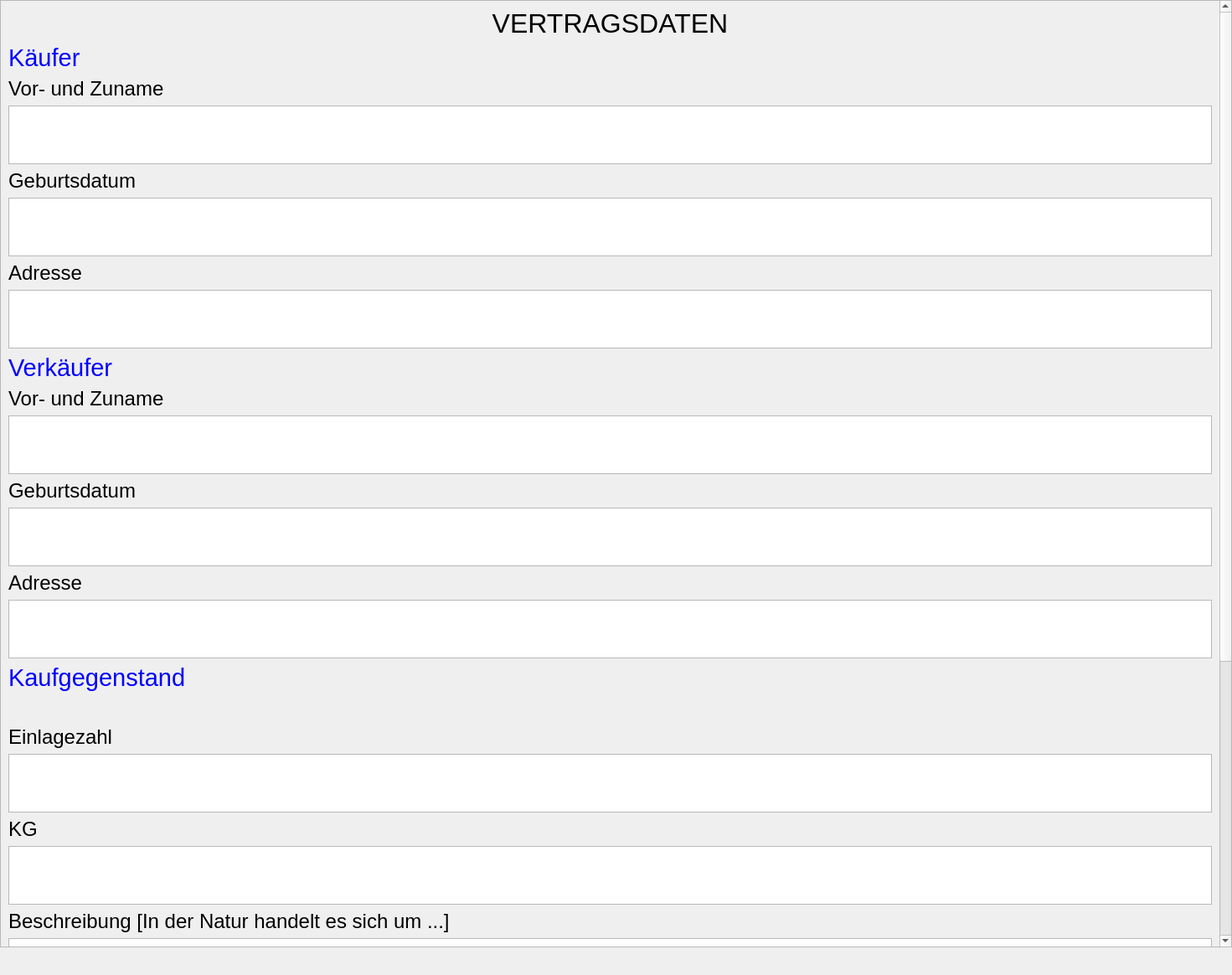
<?xml version="1.0" encoding="UTF-8"?>
<ui version="4.0">
 <class>Form</class>
 <widget class="QWidget" name="Form">
  <property name="geometry">
   <rect>
    <x>0</x>
    <y>0</y>
    <width>1471</width>
    <height>1164</height>
   </rect>
  </property>
  <property name="font">
   <font>
    <pointsize>18</pointsize>
   </font>
  </property>
  <property name="windowTitle">
   <string>Form</string>
  </property>
  <widget class="QScrollArea" name="scrollArea">
   <property name="geometry">
    <rect>
     <x>0</x>
     <y>0</y>
     <width>1471</width>
     <height>1131</height>
    </rect>
   </property>
   <property name="sizePolicy">
    <sizepolicy hsizetype="MinimumExpanding" vsizetype="MinimumExpanding">
     <horstretch>0</horstretch>
     <verstretch>0</verstretch>
    </sizepolicy>
   </property>
   <property name="widgetResizable">
    <bool>true</bool>
   </property>
   <widget class="QWidget" name="scrollAreaWidgetContents">
    <property name="geometry">
     <rect>
      <x>0</x>
      <y>-534</y>
      <width>1452</width>
      <height>1663</height>
     </rect>
    </property>
    <layout class="QVBoxLayout" name="verticalLayout">
     <item>
      <widget class="QLabel" name="label_17">
       <property name="font">
        <font>
         <pointsize>24</pointsize>
        </font>
       </property>
       <property name="text">
        <string>VERTRAGSDATEN</string>
       </property>
       <property name="alignment">
        <set>Qt::AlignmentFlag::AlignCenter</set>
       </property>
      </widget>
     </item>
     <item>
      <widget class="QLabel" name="label_9">
       <property name="font">
        <font>
         <pointsize>22</pointsize>
        </font>
       </property>
       <property name="styleSheet">
        <string notr="true">color: blue;</string>
       </property>
       <property name="text">
        <string>Käufer</string>
       </property>
      </widget>
     </item>
     <item>
      <widget class="QLabel" name="label">
       <property name="font">
        <font>
         <pointsize>18</pointsize>
        </font>
       </property>
       <property name="text">
        <string>Vor- und Zuname</string>
       </property>
      </widget>
     </item>
     <item>
      <widget class="QTextEdit" name="textEdit">
       <property name="font">
        <font>
         <pointsize>20</pointsize>
        </font>
       </property>
       <property name="html">
        <string>&lt;!DOCTYPE HTML PUBLIC &quot;-//W3C//DTD HTML 4.0//EN&quot; &quot;http://www.w3.org/TR/REC-html40/strict.dtd&quot;&gt;
&lt;html&gt;&lt;head&gt;&lt;meta name=&quot;qrichtext&quot; content=&quot;1&quot; /&gt;&lt;meta charset=&quot;utf-8&quot; /&gt;&lt;style type=&quot;text/css&quot;&gt;
p, li { white-space: pre-wrap; }
hr { height: 1px; border-width: 0; }
li.unchecked::marker { content: &quot;\2610&quot;; }
li.checked::marker { content: &quot;\2612&quot;; }
&lt;/style&gt;&lt;/head&gt;&lt;body style=&quot; font-family:'Segoe UI'; font-size:20pt; font-weight:400; font-style:normal;&quot;&gt;
&lt;p align=&quot;center&quot; style=&quot;-qt-paragraph-type:empty; margin-top:0px; margin-bottom:0px; margin-left:0px; margin-right:0px; -qt-block-indent:0; text-indent:0px; font-size:14pt;&quot;&gt;&lt;br /&gt;&lt;/p&gt;&lt;/body&gt;&lt;/html&gt;</string>
       </property>
      </widget>
     </item>
     <item>
      <widget class="QLabel" name="label_2">
       <property name="font">
        <font>
         <pointsize>18</pointsize>
        </font>
       </property>
       <property name="text">
        <string>Geburtsdatum</string>
       </property>
      </widget>
     </item>
     <item>
      <widget class="QTextEdit" name="textEdit_2">
       <property name="font">
        <font>
         <pointsize>20</pointsize>
        </font>
       </property>
       <property name="html">
        <string>&lt;!DOCTYPE HTML PUBLIC &quot;-//W3C//DTD HTML 4.0//EN&quot; &quot;http://www.w3.org/TR/REC-html40/strict.dtd&quot;&gt;
&lt;html&gt;&lt;head&gt;&lt;meta name=&quot;qrichtext&quot; content=&quot;1&quot; /&gt;&lt;meta charset=&quot;utf-8&quot; /&gt;&lt;style type=&quot;text/css&quot;&gt;
p, li { white-space: pre-wrap; }
hr { height: 1px; border-width: 0; }
li.unchecked::marker { content: &quot;\2610&quot;; }
li.checked::marker { content: &quot;\2612&quot;; }
&lt;/style&gt;&lt;/head&gt;&lt;body style=&quot; font-family:'Segoe UI'; font-size:20pt; font-weight:400; font-style:normal;&quot;&gt;
&lt;p align=&quot;center&quot; style=&quot;-qt-paragraph-type:empty; margin-top:0px; margin-bottom:0px; margin-left:0px; margin-right:0px; -qt-block-indent:0; text-indent:0px; font-size:9pt;&quot;&gt;&lt;br /&gt;&lt;/p&gt;&lt;/body&gt;&lt;/html&gt;</string>
       </property>
      </widget>
     </item>
     <item>
      <widget class="QLabel" name="label_3">
       <property name="font">
        <font>
         <pointsize>18</pointsize>
        </font>
       </property>
       <property name="text">
        <string>Adresse</string>
       </property>
      </widget>
     </item>
     <item>
      <widget class="QTextEdit" name="textEdit_3">
       <property name="font">
        <font>
         <pointsize>20</pointsize>
        </font>
       </property>
       <property name="html">
        <string>&lt;!DOCTYPE HTML PUBLIC &quot;-//W3C//DTD HTML 4.0//EN&quot; &quot;http://www.w3.org/TR/REC-html40/strict.dtd&quot;&gt;
&lt;html&gt;&lt;head&gt;&lt;meta name=&quot;qrichtext&quot; content=&quot;1&quot; /&gt;&lt;meta charset=&quot;utf-8&quot; /&gt;&lt;style type=&quot;text/css&quot;&gt;
p, li { white-space: pre-wrap; }
hr { height: 1px; border-width: 0; }
li.unchecked::marker { content: &quot;\2610&quot;; }
li.checked::marker { content: &quot;\2612&quot;; }
&lt;/style&gt;&lt;/head&gt;&lt;body style=&quot; font-family:'Segoe UI'; font-size:20pt; font-weight:400; font-style:normal;&quot;&gt;
&lt;p align=&quot;center&quot; style=&quot;-qt-paragraph-type:empty; margin-top:0px; margin-bottom:0px; margin-left:0px; margin-right:0px; -qt-block-indent:0; text-indent:0px; font-size:9pt;&quot;&gt;&lt;br /&gt;&lt;/p&gt;&lt;/body&gt;&lt;/html&gt;</string>
       </property>
      </widget>
     </item>
     <item>
      <widget class="QLabel" name="label_10">
       <property name="font">
        <font>
         <pointsize>22</pointsize>
        </font>
       </property>
       <property name="styleSheet">
        <string notr="true">color: blue;</string>
       </property>
       <property name="text">
        <string>Verkäufer</string>
       </property>
      </widget>
     </item>
     <item>
      <widget class="QLabel" name="label_4">
       <property name="font">
        <font>
         <pointsize>18</pointsize>
        </font>
       </property>
       <property name="text">
        <string>Vor- und Zuname</string>
       </property>
      </widget>
     </item>
     <item>
      <widget class="QTextEdit" name="textEdit_4">
       <property name="font">
        <font>
         <pointsize>20</pointsize>
        </font>
       </property>
       <property name="html">
        <string>&lt;!DOCTYPE HTML PUBLIC &quot;-//W3C//DTD HTML 4.0//EN&quot; &quot;http://www.w3.org/TR/REC-html40/strict.dtd&quot;&gt;
&lt;html&gt;&lt;head&gt;&lt;meta name=&quot;qrichtext&quot; content=&quot;1&quot; /&gt;&lt;meta charset=&quot;utf-8&quot; /&gt;&lt;style type=&quot;text/css&quot;&gt;
p, li { white-space: pre-wrap; }
hr { height: 1px; border-width: 0; }
li.unchecked::marker { content: &quot;\2610&quot;; }
li.checked::marker { content: &quot;\2612&quot;; }
&lt;/style&gt;&lt;/head&gt;&lt;body style=&quot; font-family:'Segoe UI'; font-size:20pt; font-weight:400; font-style:normal;&quot;&gt;
&lt;p align=&quot;center&quot; style=&quot;-qt-paragraph-type:empty; margin-top:0px; margin-bottom:0px; margin-left:0px; margin-right:0px; -qt-block-indent:0; text-indent:0px; font-size:22pt;&quot;&gt;&lt;br /&gt;&lt;/p&gt;&lt;/body&gt;&lt;/html&gt;</string>
       </property>
      </widget>
     </item>
     <item>
      <widget class="QLabel" name="label_7">
       <property name="font">
        <font>
         <pointsize>18</pointsize>
        </font>
       </property>
       <property name="text">
        <string>Geburtsdatum</string>
       </property>
      </widget>
     </item>
     <item>
      <widget class="QTextEdit" name="textEdit_6">
       <property name="font">
        <font>
         <pointsize>20</pointsize>
        </font>
       </property>
       <property name="html">
        <string>&lt;!DOCTYPE HTML PUBLIC &quot;-//W3C//DTD HTML 4.0//EN&quot; &quot;http://www.w3.org/TR/REC-html40/strict.dtd&quot;&gt;
&lt;html&gt;&lt;head&gt;&lt;meta name=&quot;qrichtext&quot; content=&quot;1&quot; /&gt;&lt;meta charset=&quot;utf-8&quot; /&gt;&lt;style type=&quot;text/css&quot;&gt;
p, li { white-space: pre-wrap; }
hr { height: 1px; border-width: 0; }
li.unchecked::marker { content: &quot;\2610&quot;; }
li.checked::marker { content: &quot;\2612&quot;; }
&lt;/style&gt;&lt;/head&gt;&lt;body style=&quot; font-family:'Segoe UI'; font-size:20pt; font-weight:400; font-style:normal;&quot;&gt;
&lt;p align=&quot;center&quot; style=&quot;-qt-paragraph-type:empty; margin-top:0px; margin-bottom:0px; margin-left:0px; margin-right:0px; -qt-block-indent:0; text-indent:0px;&quot;&gt;&lt;br /&gt;&lt;/p&gt;&lt;/body&gt;&lt;/html&gt;</string>
       </property>
      </widget>
     </item>
     <item>
      <widget class="QLabel" name="label_8">
       <property name="font">
        <font>
         <pointsize>18</pointsize>
        </font>
       </property>
       <property name="text">
        <string>Adresse</string>
       </property>
      </widget>
     </item>
     <item>
      <widget class="QTextEdit" name="textEdit_8">
       <property name="font">
        <font>
         <pointsize>20</pointsize>
        </font>
       </property>
       <property name="html">
        <string>&lt;!DOCTYPE HTML PUBLIC &quot;-//W3C//DTD HTML 4.0//EN&quot; &quot;http://www.w3.org/TR/REC-html40/strict.dtd&quot;&gt;
&lt;html&gt;&lt;head&gt;&lt;meta name=&quot;qrichtext&quot; content=&quot;1&quot; /&gt;&lt;meta charset=&quot;utf-8&quot; /&gt;&lt;style type=&quot;text/css&quot;&gt;
p, li { white-space: pre-wrap; }
hr { height: 1px; border-width: 0; }
li.unchecked::marker { content: &quot;\2610&quot;; }
li.checked::marker { content: &quot;\2612&quot;; }
&lt;/style&gt;&lt;/head&gt;&lt;body style=&quot; font-family:'Segoe UI'; font-size:20pt; font-weight:400; font-style:normal;&quot;&gt;
&lt;p align=&quot;center&quot; style=&quot;-qt-paragraph-type:empty; margin-top:0px; margin-bottom:0px; margin-left:0px; margin-right:0px; -qt-block-indent:0; text-indent:0px;&quot;&gt;&lt;br /&gt;&lt;/p&gt;&lt;/body&gt;&lt;/html&gt;</string>
       </property>
      </widget>
     </item>
     <item>
      <widget class="QLabel" name="label_11">
       <property name="font">
        <font>
         <pointsize>22</pointsize>
        </font>
       </property>
       <property name="styleSheet">
        <string notr="true">color: blue;</string>
       </property>
       <property name="text">
        <string>Kaufgegenstand</string>
       </property>
      </widget>
     </item>
     <item>
      <widget class="QLabel" name="label_5">
       <property name="text">
        <string/>
       </property>
      </widget>
     </item>
     <item>
      <widget class="QLabel" name="label_12">
       <property name="font">
        <font>
         <pointsize>18</pointsize>
        </font>
       </property>
       <property name="text">
        <string>Einlagezahl</string>
       </property>
      </widget>
     </item>
     <item>
      <widget class="QTextEdit" name="textEdit_5">
       <property name="font">
        <font>
         <pointsize>20</pointsize>
        </font>
       </property>
       <property name="html">
        <string>&lt;!DOCTYPE HTML PUBLIC &quot;-//W3C//DTD HTML 4.0//EN&quot; &quot;http://www.w3.org/TR/REC-html40/strict.dtd&quot;&gt;
&lt;html&gt;&lt;head&gt;&lt;meta name=&quot;qrichtext&quot; content=&quot;1&quot; /&gt;&lt;meta charset=&quot;utf-8&quot; /&gt;&lt;style type=&quot;text/css&quot;&gt;
p, li { white-space: pre-wrap; }
hr { height: 1px; border-width: 0; }
li.unchecked::marker { content: &quot;\2610&quot;; }
li.checked::marker { content: &quot;\2612&quot;; }
&lt;/style&gt;&lt;/head&gt;&lt;body style=&quot; font-family:'Segoe UI'; font-size:20pt; font-weight:400; font-style:normal;&quot;&gt;
&lt;p align=&quot;center&quot; style=&quot;-qt-paragraph-type:empty; margin-top:0px; margin-bottom:0px; margin-left:0px; margin-right:0px; -qt-block-indent:0; text-indent:0px;&quot;&gt;&lt;br /&gt;&lt;/p&gt;&lt;/body&gt;&lt;/html&gt;</string>
       </property>
      </widget>
     </item>
     <item>
      <widget class="QLabel" name="label_13">
       <property name="font">
        <font>
         <pointsize>18</pointsize>
        </font>
       </property>
       <property name="text">
        <string>KG</string>
       </property>
      </widget>
     </item>
     <item>
      <widget class="QTextEdit" name="textEdit_9">
       <property name="font">
        <font>
         <pointsize>20</pointsize>
        </font>
       </property>
       <property name="html">
        <string>&lt;!DOCTYPE HTML PUBLIC &quot;-//W3C//DTD HTML 4.0//EN&quot; &quot;http://www.w3.org/TR/REC-html40/strict.dtd&quot;&gt;
&lt;html&gt;&lt;head&gt;&lt;meta name=&quot;qrichtext&quot; content=&quot;1&quot; /&gt;&lt;meta charset=&quot;utf-8&quot; /&gt;&lt;style type=&quot;text/css&quot;&gt;
p, li { white-space: pre-wrap; }
hr { height: 1px; border-width: 0; }
li.unchecked::marker { content: &quot;\2610&quot;; }
li.checked::marker { content: &quot;\2612&quot;; }
&lt;/style&gt;&lt;/head&gt;&lt;body style=&quot; font-family:'Segoe UI'; font-size:20pt; font-weight:400; font-style:normal;&quot;&gt;
&lt;p align=&quot;center&quot; style=&quot;-qt-paragraph-type:empty; margin-top:0px; margin-bottom:0px; margin-left:0px; margin-right:0px; -qt-block-indent:0; text-indent:0px;&quot;&gt;&lt;br /&gt;&lt;/p&gt;&lt;/body&gt;&lt;/html&gt;</string>
       </property>
      </widget>
     </item>
     <item>
      <widget class="QLabel" name="label_6">
       <property name="font">
        <font>
         <pointsize>18</pointsize>
        </font>
       </property>
       <property name="text">
        <string>Beschreibung [In der Natur handelt es sich um ...]</string>
       </property>
      </widget>
     </item>
     <item>
      <widget class="QTextEdit" name="textEdit_7">
       <property name="font">
        <font>
         <pointsize>20</pointsize>
        </font>
       </property>
       <property name="html">
        <string>&lt;!DOCTYPE HTML PUBLIC &quot;-//W3C//DTD HTML 4.0//EN&quot; &quot;http://www.w3.org/TR/REC-html40/strict.dtd&quot;&gt;
&lt;html&gt;&lt;head&gt;&lt;meta name=&quot;qrichtext&quot; content=&quot;1&quot; /&gt;&lt;meta charset=&quot;utf-8&quot; /&gt;&lt;style type=&quot;text/css&quot;&gt;
p, li { white-space: pre-wrap; }
hr { height: 1px; border-width: 0; }
li.unchecked::marker { content: &quot;\2610&quot;; }
li.checked::marker { content: &quot;\2612&quot;; }
&lt;/style&gt;&lt;/head&gt;&lt;body style=&quot; font-family:'Segoe UI'; font-size:20pt; font-weight:400; font-style:normal;&quot;&gt;
&lt;p align=&quot;center&quot; style=&quot;-qt-paragraph-type:empty; margin-top:0px; margin-bottom:0px; margin-left:0px; margin-right:0px; -qt-block-indent:0; text-indent:0px;&quot;&gt;&lt;br /&gt;&lt;/p&gt;&lt;/body&gt;&lt;/html&gt;</string>
       </property>
      </widget>
     </item>
     <item>
      <widget class="QLabel" name="label_18">
       <property name="text">
        <string>Widmung</string>
       </property>
      </widget>
     </item>
     <item>
      <widget class="QTextEdit" name="textEdit_10">
       <property name="font">
        <font>
         <pointsize>20</pointsize>
        </font>
       </property>
       <property name="html">
        <string>&lt;!DOCTYPE HTML PUBLIC &quot;-//W3C//DTD HTML 4.0//EN&quot; &quot;http://www.w3.org/TR/REC-html40/strict.dtd&quot;&gt;
&lt;html&gt;&lt;head&gt;&lt;meta name=&quot;qrichtext&quot; content=&quot;1&quot; /&gt;&lt;meta charset=&quot;utf-8&quot; /&gt;&lt;style type=&quot;text/css&quot;&gt;
p, li { white-space: pre-wrap; }
hr { height: 1px; border-width: 0; }
li.unchecked::marker { content: &quot;\2610&quot;; }
li.checked::marker { content: &quot;\2612&quot;; }
&lt;/style&gt;&lt;/head&gt;&lt;body style=&quot; font-family:'Segoe UI'; font-size:20pt; font-weight:400; font-style:normal;&quot;&gt;
&lt;p align=&quot;center&quot; style=&quot;-qt-paragraph-type:empty; margin-top:0px; margin-bottom:0px; margin-left:0px; margin-right:0px; -qt-block-indent:0; text-indent:0px;&quot;&gt;&lt;br /&gt;&lt;/p&gt;&lt;/body&gt;&lt;/html&gt;</string>
       </property>
      </widget>
     </item>
     <item>
      <widget class="QLabel" name="label_16">
       <property name="font">
        <font>
         <pointsize>18</pointsize>
        </font>
       </property>
       <property name="text">
        <string>Kaufpreis</string>
       </property>
      </widget>
     </item>
     <item>
      <widget class="QTextEdit" name="textEdit_11">
       <property name="font">
        <font>
         <pointsize>20</pointsize>
        </font>
       </property>
       <property name="html">
        <string>&lt;!DOCTYPE HTML PUBLIC &quot;-//W3C//DTD HTML 4.0//EN&quot; &quot;http://www.w3.org/TR/REC-html40/strict.dtd&quot;&gt;
&lt;html&gt;&lt;head&gt;&lt;meta name=&quot;qrichtext&quot; content=&quot;1&quot; /&gt;&lt;meta charset=&quot;utf-8&quot; /&gt;&lt;style type=&quot;text/css&quot;&gt;
p, li { white-space: pre-wrap; }
hr { height: 1px; border-width: 0; }
li.unchecked::marker { content: &quot;\2610&quot;; }
li.checked::marker { content: &quot;\2612&quot;; }
&lt;/style&gt;&lt;/head&gt;&lt;body style=&quot; font-family:'Segoe UI'; font-size:20pt; font-weight:400; font-style:normal;&quot;&gt;
&lt;p align=&quot;center&quot; style=&quot;-qt-paragraph-type:empty; margin-top:0px; margin-bottom:0px; margin-left:0px; margin-right:0px; -qt-block-indent:0; text-indent:0px;&quot;&gt;&lt;br /&gt;&lt;/p&gt;&lt;/body&gt;&lt;/html&gt;</string>
       </property>
      </widget>
     </item>
     <item>
      <widget class="QLabel" name="label_15">
       <property name="text">
        <string/>
       </property>
      </widget>
     </item>
     <item>
      <widget class="QLabel" name="label_14">
       <property name="font">
        <font>
         <pointsize>18</pointsize>
        </font>
       </property>
       <property name="text">
        <string>Übergabetag [... am ...]</string>
       </property>
      </widget>
     </item>
     <item>
      <widget class="QTextEdit" name="textEdit_13">
       <property name="font">
        <font>
         <pointsize>20</pointsize>
        </font>
       </property>
       <property name="html">
        <string>&lt;!DOCTYPE HTML PUBLIC &quot;-//W3C//DTD HTML 4.0//EN&quot; &quot;http://www.w3.org/TR/REC-html40/strict.dtd&quot;&gt;
&lt;html&gt;&lt;head&gt;&lt;meta name=&quot;qrichtext&quot; content=&quot;1&quot; /&gt;&lt;meta charset=&quot;utf-8&quot; /&gt;&lt;style type=&quot;text/css&quot;&gt;
p, li { white-space: pre-wrap; }
hr { height: 1px; border-width: 0; }
li.unchecked::marker { content: &quot;\2610&quot;; }
li.checked::marker { content: &quot;\2612&quot;; }
&lt;/style&gt;&lt;/head&gt;&lt;body style=&quot; font-family:'Segoe UI'; font-size:20pt; font-weight:400; font-style:normal;&quot;&gt;
&lt;p align=&quot;center&quot; style=&quot;-qt-paragraph-type:empty; margin-top:0px; margin-bottom:0px; margin-left:0px; margin-right:0px; -qt-block-indent:0; text-indent:0px;&quot;&gt;&lt;br /&gt;&lt;/p&gt;&lt;/body&gt;&lt;/html&gt;</string>
       </property>
      </widget>
     </item>
     <item alignment="Qt::AlignmentFlag::AlignHCenter">
      <widget class="QPushButton" name="pushButton">
       <property name="font">
        <font>
         <pointsize>18</pointsize>
         <bold>true</bold>
        </font>
       </property>
       <property name="text">
        <string>Entwürfe erstellen</string>
       </property>
      </widget>
     </item>
    </layout>
   </widget>
  </widget>
 </widget>
 <resources/>
 <connections/>
</ui>
